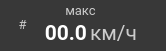
     <widget class="QFrame" name="f_max_speed">
      <property name="geometry">
       <rect>
        <x>190</x>
        <y>200</y>
        <width>166</width>
        <height>51</height>
       </rect>
      </property>
      <property name="minimumSize">
       <size>
        <width>166</width>
        <height>51</height>
       </size>
      </property>
      <property name="maximumSize">
       <size>
        <width>166</width>
        <height>51</height>
       </size>
      </property>
      <property name="styleSheet">
       <string notr="true">background-color: #383838;
border-radius: 20px;</string>
      </property>
      <property name="frameShape">
       <enum>QFrame::StyledPanel</enum>
      </property>
      <property name="frameShadow">
       <enum>QFrame::Raised</enum>
      </property>
      <widget class="QLabel" name="stat_max_speed_text">
       <property name="geometry">
        <rect>
         <x>50</x>
         <y>0</y>
         <width>61</width>
         <height>20</height>
        </rect>
       </property>
       <property name="minimumSize">
        <size>
         <width>61</width>
         <height>0</height>
        </size>
       </property>
       <property name="maximumSize">
        <size>
         <width>61</width>
         <height>16777215</height>
        </size>
       </property>
       <property name="palette">
        <palette>
         <active>
          <colorrole role="WindowText">
           <brush brushstyle="SolidPattern">
            <color alpha="255">
             <red>204</red>
             <green>204</green>
             <blue>204</blue>
            </color>
           </brush>
          </colorrole>
          <colorrole role="Button">
           <brush brushstyle="SolidPattern">
            <color alpha="255">
             <red>56</red>
             <green>56</green>
             <blue>56</blue>
            </color>
           </brush>
          </colorrole>
          <colorrole role="Text">
           <brush brushstyle="SolidPattern">
            <color alpha="255">
             <red>204</red>
             <green>204</green>
             <blue>204</blue>
            </color>
           </brush>
          </colorrole>
          <colorrole role="ButtonText">
           <brush brushstyle="SolidPattern">
            <color alpha="255">
             <red>204</red>
             <green>204</green>
             <blue>204</blue>
            </color>
           </brush>
          </colorrole>
          <colorrole role="Base">
           <brush brushstyle="SolidPattern">
            <color alpha="255">
             <red>56</red>
             <green>56</green>
             <blue>56</blue>
            </color>
           </brush>
          </colorrole>
          <colorrole role="Window">
           <brush brushstyle="SolidPattern">
            <color alpha="255">
             <red>56</red>
             <green>56</green>
             <blue>56</blue>
            </color>
           </brush>
          </colorrole>
         </active>
         <inactive>
          <colorrole role="WindowText">
           <brush brushstyle="SolidPattern">
            <color alpha="255">
             <red>204</red>
             <green>204</green>
             <blue>204</blue>
            </color>
           </brush>
          </colorrole>
          <colorrole role="Button">
           <brush brushstyle="SolidPattern">
            <color alpha="255">
             <red>56</red>
             <green>56</green>
             <blue>56</blue>
            </color>
           </brush>
          </colorrole>
          <colorrole role="Text">
           <brush brushstyle="SolidPattern">
            <color alpha="255">
             <red>204</red>
             <green>204</green>
             <blue>204</blue>
            </color>
           </brush>
          </colorrole>
          <colorrole role="ButtonText">
           <brush brushstyle="SolidPattern">
            <color alpha="255">
             <red>204</red>
             <green>204</green>
             <blue>204</blue>
            </color>
           </brush>
          </colorrole>
          <colorrole role="Base">
           <brush brushstyle="SolidPattern">
            <color alpha="255">
             <red>56</red>
             <green>56</green>
             <blue>56</blue>
            </color>
           </brush>
          </colorrole>
          <colorrole role="Window">
           <brush brushstyle="SolidPattern">
            <color alpha="255">
             <red>56</red>
             <green>56</green>
             <blue>56</blue>
            </color>
           </brush>
          </colorrole>
         </inactive>
         <disabled>
          <colorrole role="WindowText">
           <brush brushstyle="SolidPattern">
            <color alpha="255">
             <red>204</red>
             <green>204</green>
             <blue>204</blue>
            </color>
           </brush>
          </colorrole>
          <colorrole role="Button">
           <brush brushstyle="SolidPattern">
            <color alpha="255">
             <red>56</red>
             <green>56</green>
             <blue>56</blue>
            </color>
           </brush>
          </colorrole>
          <colorrole role="Text">
           <brush brushstyle="SolidPattern">
            <color alpha="255">
             <red>204</red>
             <green>204</green>
             <blue>204</blue>
            </color>
           </brush>
          </colorrole>
          <colorrole role="ButtonText">
           <brush brushstyle="SolidPattern">
            <color alpha="255">
             <red>204</red>
             <green>204</green>
             <blue>204</blue>
            </color>
           </brush>
          </colorrole>
          <colorrole role="Base">
           <brush brushstyle="SolidPattern">
            <color alpha="255">
             <red>56</red>
             <green>56</green>
             <blue>56</blue>
            </color>
           </brush>
          </colorrole>
          <colorrole role="Window">
           <brush brushstyle="SolidPattern">
            <color alpha="255">
             <red>56</red>
             <green>56</green>
             <blue>56</blue>
            </color>
           </brush>
          </colorrole>
         </disabled>
        </palette>
       </property>
       <property name="font">
        <font>
         <family>Roboto</family>
         <pointsize>10</pointsize>
        </font>
       </property>
       <property name="styleSheet">
        <string notr="true">color: #CCCCCC;</string>
       </property>
       <property name="text">
        <string>макс</string>
       </property>
       <property name="alignment">
        <set>Qt::AlignCenter</set>
       </property>
      </widget>
      <widget class="QLabel" name="stat_max_speed">
       <property name="geometry">
        <rect>
         <x>42</x>
         <y>20</y>
         <width>45</width>
         <height>25</height>
        </rect>
       </property>
       <property name="minimumSize">
        <size>
         <width>45</width>
         <height>25</height>
        </size>
       </property>
       <property name="maximumSize">
        <size>
         <width>45</width>
         <height>25</height>
        </size>
       </property>
       <property name="palette">
        <palette>
         <active>
          <colorrole role="WindowText">
           <brush brushstyle="SolidPattern">
            <color alpha="255">
             <red>255</red>
             <green>255</green>
             <blue>255</blue>
            </color>
           </brush>
          </colorrole>
          <colorrole role="Button">
           <brush brushstyle="SolidPattern">
            <color alpha="255">
             <red>56</red>
             <green>56</green>
             <blue>56</blue>
            </color>
           </brush>
          </colorrole>
          <colorrole role="Text">
           <brush brushstyle="SolidPattern">
            <color alpha="255">
             <red>255</red>
             <green>255</green>
             <blue>255</blue>
            </color>
           </brush>
          </colorrole>
          <colorrole role="ButtonText">
           <brush brushstyle="SolidPattern">
            <color alpha="255">
             <red>255</red>
             <green>255</green>
             <blue>255</blue>
            </color>
           </brush>
          </colorrole>
          <colorrole role="Base">
           <brush brushstyle="SolidPattern">
            <color alpha="255">
             <red>56</red>
             <green>56</green>
             <blue>56</blue>
            </color>
           </brush>
          </colorrole>
          <colorrole role="Window">
           <brush brushstyle="SolidPattern">
            <color alpha="255">
             <red>56</red>
             <green>56</green>
             <blue>56</blue>
            </color>
           </brush>
          </colorrole>
         </active>
         <inactive>
          <colorrole role="WindowText">
           <brush brushstyle="SolidPattern">
            <color alpha="255">
             <red>255</red>
             <green>255</green>
             <blue>255</blue>
            </color>
           </brush>
          </colorrole>
          <colorrole role="Button">
           <brush brushstyle="SolidPattern">
            <color alpha="255">
             <red>56</red>
             <green>56</green>
             <blue>56</blue>
            </color>
           </brush>
          </colorrole>
          <colorrole role="Text">
           <brush brushstyle="SolidPattern">
            <color alpha="255">
             <red>255</red>
             <green>255</green>
             <blue>255</blue>
            </color>
           </brush>
          </colorrole>
          <colorrole role="ButtonText">
           <brush brushstyle="SolidPattern">
            <color alpha="255">
             <red>255</red>
             <green>255</green>
             <blue>255</blue>
            </color>
           </brush>
          </colorrole>
          <colorrole role="Base">
           <brush brushstyle="SolidPattern">
            <color alpha="255">
             <red>56</red>
             <green>56</green>
             <blue>56</blue>
            </color>
           </brush>
          </colorrole>
          <colorrole role="Window">
           <brush brushstyle="SolidPattern">
            <color alpha="255">
             <red>56</red>
             <green>56</green>
             <blue>56</blue>
            </color>
           </brush>
          </colorrole>
         </inactive>
         <disabled>
          <colorrole role="WindowText">
           <brush brushstyle="SolidPattern">
            <color alpha="255">
             <red>255</red>
             <green>255</green>
             <blue>255</blue>
            </color>
           </brush>
          </colorrole>
          <colorrole role="Button">
           <brush brushstyle="SolidPattern">
            <color alpha="255">
             <red>56</red>
             <green>56</green>
             <blue>56</blue>
            </color>
           </brush>
          </colorrole>
          <colorrole role="Text">
           <brush brushstyle="SolidPattern">
            <color alpha="255">
             <red>255</red>
             <green>255</green>
             <blue>255</blue>
            </color>
           </brush>
          </colorrole>
          <colorrole role="ButtonText">
           <brush brushstyle="SolidPattern">
            <color alpha="255">
             <red>255</red>
             <green>255</green>
             <blue>255</blue>
            </color>
           </brush>
          </colorrole>
          <colorrole role="Base">
           <brush brushstyle="SolidPattern">
            <color alpha="255">
             <red>56</red>
             <green>56</green>
             <blue>56</blue>
            </color>
           </brush>
          </colorrole>
          <colorrole role="Window">
           <brush brushstyle="SolidPattern">
            <color alpha="255">
             <red>56</red>
             <green>56</green>
             <blue>56</blue>
            </color>
           </brush>
          </colorrole>
         </disabled>
        </palette>
       </property>
       <property name="font">
        <font>
         <family>Roboto</family>
         <pointsize>16</pointsize>
         <weight>75</weight>
         <bold>true</bold>
        </font>
       </property>
       <property name="styleSheet">
        <string notr="true">color: rgb(255, 255, 255);</string>
       </property>
       <property name="text">
        <string>00.0</string>
       </property>
       <property name="alignment">
        <set>Qt::AlignRight|Qt::AlignTrailing|Qt::AlignVCenter</set>
       </property>
      </widget>
      <widget class="QLabel" name="stat_max_speed_unit">
       <property name="geometry">
        <rect>
         <x>90</x>
         <y>20</y>
         <width>70</width>
         <height>25</height>
        </rect>
       </property>
       <property name="minimumSize">
        <size>
         <width>70</width>
         <height>25</height>
        </size>
       </property>
       <property name="maximumSize">
        <size>
         <width>70</width>
         <height>25</height>
        </size>
       </property>
       <property name="palette">
        <palette>
         <active>
          <colorrole role="WindowText">
           <brush brushstyle="SolidPattern">
            <color alpha="255">
             <red>204</red>
             <green>204</green>
             <blue>204</blue>
            </color>
           </brush>
          </colorrole>
          <colorrole role="Button">
           <brush brushstyle="SolidPattern">
            <color alpha="255">
             <red>56</red>
             <green>56</green>
             <blue>56</blue>
            </color>
           </brush>
          </colorrole>
          <colorrole role="Text">
           <brush brushstyle="SolidPattern">
            <color alpha="255">
             <red>204</red>
             <green>204</green>
             <blue>204</blue>
            </color>
           </brush>
          </colorrole>
          <colorrole role="ButtonText">
           <brush brushstyle="SolidPattern">
            <color alpha="255">
             <red>204</red>
             <green>204</green>
             <blue>204</blue>
            </color>
           </brush>
          </colorrole>
          <colorrole role="Base">
           <brush brushstyle="SolidPattern">
            <color alpha="255">
             <red>56</red>
             <green>56</green>
             <blue>56</blue>
            </color>
           </brush>
          </colorrole>
          <colorrole role="Window">
           <brush brushstyle="SolidPattern">
            <color alpha="255">
             <red>56</red>
             <green>56</green>
             <blue>56</blue>
            </color>
           </brush>
          </colorrole>
         </active>
         <inactive>
          <colorrole role="WindowText">
           <brush brushstyle="SolidPattern">
            <color alpha="255">
             <red>204</red>
             <green>204</green>
             <blue>204</blue>
            </color>
           </brush>
          </colorrole>
          <colorrole role="Button">
           <brush brushstyle="SolidPattern">
            <color alpha="255">
             <red>56</red>
             <green>56</green>
             <blue>56</blue>
            </color>
           </brush>
          </colorrole>
          <colorrole role="Text">
           <brush brushstyle="SolidPattern">
            <color alpha="255">
             <red>204</red>
             <green>204</green>
             <blue>204</blue>
            </color>
           </brush>
          </colorrole>
          <colorrole role="ButtonText">
           <brush brushstyle="SolidPattern">
            <color alpha="255">
             <red>204</red>
             <green>204</green>
             <blue>204</blue>
            </color>
           </brush>
          </colorrole>
          <colorrole role="Base">
           <brush brushstyle="SolidPattern">
            <color alpha="255">
             <red>56</red>
             <green>56</green>
             <blue>56</blue>
            </color>
           </brush>
          </colorrole>
          <colorrole role="Window">
           <brush brushstyle="SolidPattern">
            <color alpha="255">
             <red>56</red>
             <green>56</green>
             <blue>56</blue>
            </color>
           </brush>
          </colorrole>
         </inactive>
         <disabled>
          <colorrole role="WindowText">
           <brush brushstyle="SolidPattern">
            <color alpha="255">
             <red>204</red>
             <green>204</green>
             <blue>204</blue>
            </color>
           </brush>
          </colorrole>
          <colorrole role="Button">
           <brush brushstyle="SolidPattern">
            <color alpha="255">
             <red>56</red>
             <green>56</green>
             <blue>56</blue>
            </color>
           </brush>
          </colorrole>
          <colorrole role="Text">
           <brush brushstyle="SolidPattern">
            <color alpha="255">
             <red>204</red>
             <green>204</green>
             <blue>204</blue>
            </color>
           </brush>
          </colorrole>
          <colorrole role="ButtonText">
           <brush brushstyle="SolidPattern">
            <color alpha="255">
             <red>204</red>
             <green>204</green>
             <blue>204</blue>
            </color>
           </brush>
          </colorrole>
          <colorrole role="Base">
           <brush brushstyle="SolidPattern">
            <color alpha="255">
             <red>56</red>
             <green>56</green>
             <blue>56</blue>
            </color>
           </brush>
          </colorrole>
          <colorrole role="Window">
           <brush brushstyle="SolidPattern">
            <color alpha="255">
             <red>56</red>
             <green>56</green>
             <blue>56</blue>
            </color>
           </brush>
          </colorrole>
         </disabled>
        </palette>
       </property>
       <property name="font">
        <font>
         <family>Roboto</family>
         <pointsize>16</pointsize>
        </font>
       </property>
       <property name="styleSheet">
        <string notr="true">color: #CCCCCC;</string>
       </property>
       <property name="text">
        <string>км/ч</string>
       </property>
       <property name="alignment">
        <set>Qt::AlignLeading|Qt::AlignLeft|Qt::AlignVCenter</set>
       </property>
      </widget>
      <widget class="QLabel" name="stat_max_speed_icon">
       <property name="geometry">
        <rect>
         <x>10</x>
         <y>12</y>
         <width>25</width>
         <height>25</height>
        </rect>
       </property>
       <property name="palette">
        <palette>
         <active>
          <colorrole role="WindowText">
           <brush brushstyle="SolidPattern">
            <color alpha="255">
             <red>204</red>
             <green>204</green>
             <blue>204</blue>
            </color>
           </brush>
          </colorrole>
          <colorrole role="Button">
           <brush brushstyle="SolidPattern">
            <color alpha="255">
             <red>56</red>
             <green>56</green>
             <blue>56</blue>
            </color>
           </brush>
          </colorrole>
          <colorrole role="Text">
           <brush brushstyle="SolidPattern">
            <color alpha="255">
             <red>204</red>
             <green>204</green>
             <blue>204</blue>
            </color>
           </brush>
          </colorrole>
          <colorrole role="ButtonText">
           <brush brushstyle="SolidPattern">
            <color alpha="255">
             <red>204</red>
             <green>204</green>
             <blue>204</blue>
            </color>
           </brush>
          </colorrole>
          <colorrole role="Base">
           <brush brushstyle="SolidPattern">
            <color alpha="255">
             <red>56</red>
             <green>56</green>
             <blue>56</blue>
            </color>
           </brush>
          </colorrole>
          <colorrole role="Window">
           <brush brushstyle="SolidPattern">
            <color alpha="255">
             <red>56</red>
             <green>56</green>
             <blue>56</blue>
            </color>
           </brush>
          </colorrole>
         </active>
         <inactive>
          <colorrole role="WindowText">
           <brush brushstyle="SolidPattern">
            <color alpha="255">
             <red>204</red>
             <green>204</green>
             <blue>204</blue>
            </color>
           </brush>
          </colorrole>
          <colorrole role="Button">
           <brush brushstyle="SolidPattern">
            <color alpha="255">
             <red>56</red>
             <green>56</green>
             <blue>56</blue>
            </color>
           </brush>
          </colorrole>
          <colorrole role="Text">
           <brush brushstyle="SolidPattern">
            <color alpha="255">
             <red>204</red>
             <green>204</green>
             <blue>204</blue>
            </color>
           </brush>
          </colorrole>
          <colorrole role="ButtonText">
           <brush brushstyle="SolidPattern">
            <color alpha="255">
             <red>204</red>
             <green>204</green>
             <blue>204</blue>
            </color>
           </brush>
          </colorrole>
          <colorrole role="Base">
           <brush brushstyle="SolidPattern">
            <color alpha="255">
             <red>56</red>
             <green>56</green>
             <blue>56</blue>
            </color>
           </brush>
          </colorrole>
          <colorrole role="Window">
           <brush brushstyle="SolidPattern">
            <color alpha="255">
             <red>56</red>
             <green>56</green>
             <blue>56</blue>
            </color>
           </brush>
          </colorrole>
         </inactive>
         <disabled>
          <colorrole role="WindowText">
           <brush brushstyle="SolidPattern">
            <color alpha="255">
             <red>204</red>
             <green>204</green>
             <blue>204</blue>
            </color>
           </brush>
          </colorrole>
          <colorrole role="Button">
           <brush brushstyle="SolidPattern">
            <color alpha="255">
             <red>56</red>
             <green>56</green>
             <blue>56</blue>
            </color>
           </brush>
          </colorrole>
          <colorrole role="Text">
           <brush brushstyle="SolidPattern">
            <color alpha="255">
             <red>204</red>
             <green>204</green>
             <blue>204</blue>
            </color>
           </brush>
          </colorrole>
          <colorrole role="ButtonText">
           <brush brushstyle="SolidPattern">
            <color alpha="255">
             <red>204</red>
             <green>204</green>
             <blue>204</blue>
            </color>
           </brush>
          </colorrole>
          <colorrole role="Base">
           <brush brushstyle="SolidPattern">
            <color alpha="255">
             <red>56</red>
             <green>56</green>
             <blue>56</blue>
            </color>
           </brush>
          </colorrole>
          <colorrole role="Window">
           <brush brushstyle="SolidPattern">
            <color alpha="255">
             <red>56</red>
             <green>56</green>
             <blue>56</blue>
            </color>
           </brush>
          </colorrole>
         </disabled>
        </palette>
       </property>
       <property name="font">
        <font>
         <family>Roboto</family>
         <pointsize>10</pointsize>
        </font>
       </property>
       <property name="styleSheet">
        <string notr="true">color: #CCCCCC;</string>
       </property>
       <property name="text">
        <string>#</string>
       </property>
       <property name="alignment">
        <set>Qt::AlignCenter</set>
       </property>
      </widget>
     </widget>
